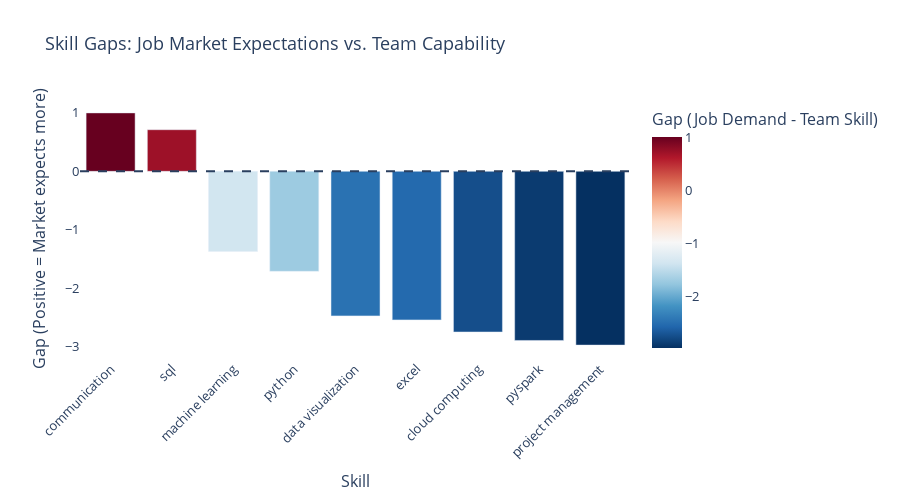

Write notebook code for a chart like this one.
### Code cell
import plotly.express as px

fig = px.bar(
    comparison_df,
    x='Skill',
    y='Skill Gap',
    color='Skill Gap',
    color_continuous_scale='RdBu_r',
    title='Skill Gaps: Job Market Expectations vs. Team Capability',
    labels={'Skill Gap': 'Gap (Job Demand - Team Skill)', 'Skill': 'Skill'},
)

fig.add_hline(y=0, line_dash='dash')
fig.update_layout(
    xaxis_tickangle=-45,
    yaxis_title='Gap (Positive = Market expects more)',
    font=dict(size=13),
    height=500,
    plot_bgcolor='white',
)
fig.write_html("figures/skill_gap_chart.html")
fig.show()

### Figure 1 — Plotly figure (JSON) as saved in the notebook; plotly's stock layout.template omitted (floating-point values rounded to 4 significant figures)
{"data": [{"hovertemplate": "Skill=%{x}<br>Gap (Job Demand - Team Skill)=%{marker.color}<extra></extra>", "legendgroup": "", "marker": {"color": [1.0, 0.7123, -1.371, -1.711, -2.474, -2.543, -2.75, -2.894, -2.974], "coloraxis": "coloraxis", "pattern": {"shape": ""}}, "name": "", "orientation": "v", "showlegend": false, "textposition": "auto", "type": "bar", "x": ["communication", "sql", "machine learning", "python", "data visualization", "excel", "cloud computing", "pyspark", "project management"], "xaxis": "x", "y": [1.0, 0.7123, -1.371, -1.711, -2.474, -2.543, -2.75, -2.894, -2.974], "yaxis": "y"}], "layout": {"barmode": "relative", "coloraxis": {"colorbar": {"title": {"text": "Gap (Job Demand - Team Skill)"}}, "colorscale": [[0, "rgb(5,48,97)"], [0.1, "rgb(33,102,172)"], [0.2, "rgb(67,147,195)"], [0.3, "rgb(146,197,222)"], [0.4, "rgb(209,229,240)"], [0.5, "rgb(247,247,247)"], [0.6, "rgb(253,219,199)"], [0.7, "rgb(244,165,130)"], [0.8, "rgb(214,96,77)"], [0.9, "rgb(178,24,43)"], [1, "rgb(103,0,31)"]]}, "font": {"size": 13}, "height": 500, "legend": {"tracegroupgap": 0}, "plot_bgcolor": "white", "shapes": [{"line": {"dash": "dash"}, "type": "line", "x0": 0, "x1": 1, "xref": "x domain", "y0": 0, "y1": 0, "yref": "y"}], "title": {"text": "Skill Gaps: Job Market Expectations vs. Team Capability"}, "xaxis": {"anchor": "y", "domain": [0, 1], "tickangle": -45, "title": {"text": "Skill"}}, "yaxis": {"anchor": "x", "domain": [0, 1], "title": {"text": "Gap (Positive = Market expects more)"}}}}
